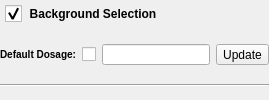
              <widget class="QDisclosableGroupBox" name="backgroundGroupBox">
               <property name="styleSheet">
                <string notr="true">QGroupBox
{
/*background-color: qlineargradient(x1: 0, y1: 0, x2: 0, y2: 1, stop: 0 #FFFFFF, stop: 1 #DCDCDC); */
background-image: url(:/DisclosableGroupBoxHeader.png);
background-position: top ;
background-repeat: repeat-x;
padding: 30 0 0 0px;
font: 85% italic 12pt &quot;Arial&quot;;
font-weight: bold;
border: 0px solid gray;
margin: 0px;
}
 
QGroupBox::title
{    
subcontrol-origin: padding;    
subcontrol-position: top left;    
padding: 5 5px;    
background-color: rgba(255, 255, 255, 0);
}
QGroupBox::indicator {    
width: 17px;    
height: 17px;
}

QGroupBox::indicator:unchecked {
 image: url(:/bullet_triangle_grey.png);
}
QGroupBox::indicator:unchecked:pressed {
 image: url(:/bullet_triangle_grey.png);
}
QGroupBox::indicator:checked { 
image: url(:/bullet_triangle_grey_down.png);
}
QGroupBox::indicator:checked:pressed { 
image: url(:/bullet_triangle_grey_down.png);
}
</string>
               </property>
               <property name="title">
                <string>Background Selection</string>
               </property>
               <property name="flat">
                <bool>true</bool>
               </property>
               <property name="checkable">
                <bool>true</bool>
               </property>
               <layout class="QGridLayout" name="gridLayout_11">
                <property name="verticalSpacing">
                 <number>5</number>
                </property>
                <property name="margin">
                 <number>0</number>
                </property>
                <item row="2" column="0" colspan="2">
                 <widget class="Line" name="line_2">
                  <property name="orientation">
                   <enum>Qt::Horizontal</enum>
                  </property>
                 </widget>
                </item>
                <item row="1" column="0" colspan="2">
                 <layout class="QHBoxLayout" name="horizontalLayout_5">
                  <property name="spacing">
                   <number>6</number>
                  </property>
                  <item>
                   <widget class="QLabel" name="label_59">
                    <property name="sizePolicy">
                     <sizepolicy hsizetype="Preferred" vsizetype="Preferred">
                      <horstretch>0</horstretch>
                      <verstretch>0</verstretch>
                     </sizepolicy>
                    </property>
                    <property name="styleSheet">
                     <string notr="true">QLabel {
font-weight: bold;
font-size: 10px;
}</string>
                    </property>
                    <property name="text">
                     <string>Default Dosage:</string>
                    </property>
                    <property name="wordWrap">
                     <bool>true</bool>
                    </property>
                   </widget>
                  </item>
                  <item>
                   <widget class="QCheckBox" name="useDefaultDosage">
                    <property name="sizePolicy">
                     <sizepolicy hsizetype="Preferred" vsizetype="Preferred">
                      <horstretch>0</horstretch>
                      <verstretch>0</verstretch>
                     </sizepolicy>
                    </property>
                    <property name="minimumSize">
                     <size>
                      <width>0</width>
                      <height>25</height>
                     </size>
                    </property>
                    <property name="styleSheet">
                     <string notr="true">QCheckbox {
font-weight: bold;
font-size: 10px;
}</string>
                    </property>
                    <property name="text">
                     <string/>
                    </property>
                   </widget>
                  </item>
                  <item>
                   <widget class="QLineEdit" name="defaultOffset">
                    <property name="sizePolicy">
                     <sizepolicy hsizetype="Maximum" vsizetype="Fixed">
                      <horstretch>0</horstretch>
                      <verstretch>0</verstretch>
                     </sizepolicy>
                    </property>
                    <property name="minimumSize">
                     <size>
                      <width>0</width>
                      <height>20</height>
                     </size>
                    </property>
                    <property name="maximumSize">
                     <size>
                      <width>125</width>
                      <height>21</height>
                     </size>
                    </property>
                    <property name="text">
                     <string/>
                    </property>
                   </widget>
                  </item>
                  <item>
                   <widget class="QToolButton" name="defaultOffsetUpdateBtn">
                    <property name="text">
                     <string>Update</string>
                    </property>
                   </widget>
                  </item>
                 </layout>
                </item>
               </layout>
              </widget>
